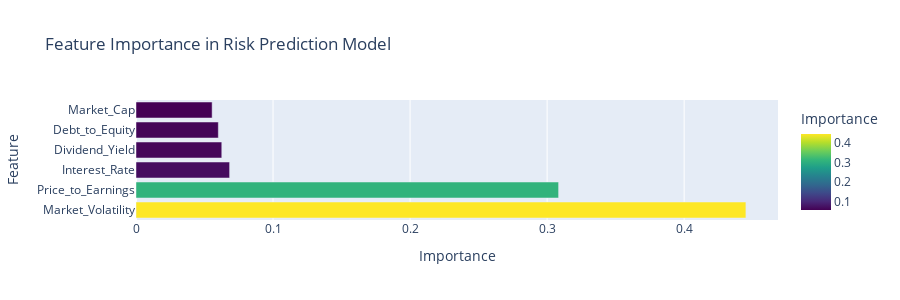

Notebook source saved alongside this figure:
### Markdown cell above
## Machine Learning-Based Investment Risk Assessment

Let's demonstrate how machine learning can be used to assess investment risk based on various factors.

### Code cell
# Create synthetic data for demonstration
np.random.seed(42)
n_samples = 1000

# Generate synthetic features
market_volatility = np.random.uniform(5, 30, n_samples)  # VIX index-like
price_to_earnings = np.random.uniform(10, 40, n_samples)  # P/E ratio
debt_to_equity = np.random.uniform(0.1, 2.0, n_samples)  # D/E ratio
dividend_yield = np.random.uniform(0, 7, n_samples)  # Dividend yield %
market_cap = np.random.uniform(1, 100, n_samples)  # In billions
interest_rate_environment = np.random.uniform(0, 8, n_samples)  # Interest rate %

# Create risk function (simplified for demonstration)
risk_score = (
    0.3 * market_volatility
    + 0.2 * price_to_earnings
    + 0.25 * debt_to_equity
    - 0.15 * dividend_yield
    - 0.1 * np.log(market_cap)
    + 0.2 * interest_rate_environment
)

# Normalize risk score
risk_score = (risk_score - np.min(risk_score)) / (np.max(risk_score) - np.min(risk_score)) * 100

# Create risk categories
risk_category = [
    "Low" if score < 33 else "Medium" if score < 66 else "High" for score in risk_score
]

# Create DataFrame
investment_data = pd.DataFrame(
    {
        "Market_Volatility": market_volatility,
        "Price_to_Earnings": price_to_earnings,
        "Debt_to_Equity": debt_to_equity,
        "Dividend_Yield": dividend_yield,
        "Market_Cap": market_cap,
        "Interest_Rate": interest_rate_environment,
        "Risk_Score": risk_score,
        "Risk_Category": risk_category,
    }
)

# Train a Random Forest Classifier
X = investment_data.drop(["Risk_Score", "Risk_Category"], axis=1)
y = investment_data["Risk_Category"]

X_train, X_test, y_train, y_test = train_test_split(X, y, test_size=0.3, random_state=42)
model = RandomForestClassifier(n_estimators=100, random_state=42)
model.fit(X_train, y_train)

# Evaluate the model
y_pred = model.predict(X_test)
accuracy = accuracy_score(y_test, y_pred)

# Feature importance
feature_importance = pd.DataFrame(
    {"Feature": X.columns, "Importance": model.feature_importances_}
).sort_values("Importance", ascending=False)

# Create widgets for user input
volatility_slider = widgets.FloatSlider(
    value=15,
    min=5,
    max=30,
    step=0.5,
    description="Market Volatility:",
    style={"description_width": "initial"},
)

pe_slider = widgets.FloatSlider(
    value=20,
    min=10,
    max=40,
    step=0.5,
    description="Price/Earnings:",
    style={"description_width": "initial"},
)

de_slider = widgets.FloatSlider(
    value=0.8,
    min=0.1,
    max=2.0,
    step=0.05,
    description="Debt/Equity:",
    style={"description_width": "initial"},
)

dividend_slider = widgets.FloatSlider(
    value=2.0,
    min=0,
    max=7,
    step=0.1,
    description="Dividend Yield (%):",
    style={"description_width": "initial"},
)

cap_slider = widgets.FloatSlider(
    value=20,
    min=1,
    max=100,
    step=1,
    description="Market Cap ($B):",
    style={"description_width": "initial"},
)

interest_slider = widgets.FloatSlider(
    value=3.0,
    min=0,
    max=8,
    step=0.25,
    description="Interest Rate (%):",
    style={"description_width": "initial"},
)

assess_button = widgets.Button(
    description="Assess Risk", button_style="primary", layout=widgets.Layout(width="200px")
)

risk_output = widgets.Output()


def assess_risk(b):
    with risk_output:
        clear_output()

        # Get input values
        input_features = pd.DataFrame(
            {
                "Market_Volatility": [volatility_slider.value],
                "Price_to_Earnings": [pe_slider.value],
                "Debt_to_Equity": [de_slider.value],
                "Dividend_Yield": [dividend_slider.value],
                "Market_Cap": [cap_slider.value],
                "Interest_Rate": [interest_slider.value],
            }
        )

        # Calculate risk score using the same formula
        risk_value = (
            0.3 * input_features["Market_Volatility"]
            + 0.2 * input_features["Price_to_Earnings"]
            + 0.25 * input_features["Debt_to_Equity"]
            - 0.15 * input_features["Dividend_Yield"]
            - 0.1 * np.log(input_features["Market_Cap"])
            + 0.2 * input_features["Interest_Rate"]
        )

        # Normalize using the same range as training data
        risk_min = np.min(risk_score)
        risk_max = np.max(risk_score)
        normalized_risk = (risk_value - risk_min) / (risk_max - risk_min) * 100
        normalized_risk = normalized_risk.values[0]

        # Use model to predict risk category
        predicted_category = model.predict(input_features)[0]

        # Get prediction probabilities
        prob = model.predict_proba(input_features)[0]
        prob_dict = {cat: prob[i] for i, cat in enumerate(model.classes_)}

        # Display results
        display(HTML(f"<h3>Investment Risk Assessment Results</h3>"))
        display(
            HTML(
                f"<p><b>Predicted Risk Category:</b> <span style='color: {'red' if predicted_category == 'High' else 'orange' if predicted_category == 'Medium' else 'green'}'>{predicted_category}</span></p>"
            )
        )
        display(HTML(f"<p><b>Calculated Risk Score:</b> {normalized_risk:.2f}/100</p>"))

        # Display probability breakdown
        display(HTML("<p><b>Probability Breakdown:</b></p>"))

        # Create probability bar chart
        fig = go.Figure()
        categories = list(prob_dict.keys())
        probabilities = list(prob_dict.values())
        colors = [
            "green" if cat == "Low" else "orange" if cat == "Medium" else "red"
            for cat in categories
        ]
        fig.add_trace(
            go.Bar(
                x=categories,
                y=probabilities,
                marker_color=colors,
                text=[f"{p*100:.1f}%" for p in probabilities],
                textposition="auto",
            )
        )
        fig.update_layout(
            title="Risk Category Probabilities",
            yaxis=dict(title="Probability", range=[0, 1]),
            height=300,
        )
        fig.show()

        # Create gauge chart for risk score
        gauge_fig = go.Figure()
        gauge_fig.add_trace(
            go.Indicator(
                mode="gauge+number",
                value=normalized_risk,
                title={"text": "Risk Score"},
                gauge={
                    "axis": {"range": [0, 100]},
                    "bar": {"color": "rgba(0,0,0,0)"},  # Make the bar transparent
                    "steps": [
                        {"range": [0, 33], "color": "rgba(0, 200, 0, 0.4)"},
                        {"range": [33, 66], "color": "rgba(255, 165, 0, 0.4)"},
                        {"range": [66, 100], "color": "rgba(255, 0, 0, 0.4)"},
                    ],
                    "threshold": {
                        "line": {"color": "black", "width": 3},
                        "thickness": 0.75,
                        "value": normalized_risk,
                    },
                },
            )
        )
        gauge_fig.update_layout(height=250)
        gauge_fig.show()

        # Feature importance for this prediction
        # Calculate SHAP values or simpler version for this demo
        feature_impact = {
            "Market_Volatility": 0.3 * input_features["Market_Volatility"].values[0],
            "Price_to_Earnings": 0.2 * input_features["Price_to_Earnings"].values[0],
            "Debt_to_Equity": 0.25 * input_features["Debt_to_Equity"].values[0],
            "Dividend_Yield": -0.15 * input_features["Dividend_Yield"].values[0],
            "Market_Cap": -0.1 * np.log(input_features["Market_Cap"].values[0]),
            "Interest_Rate": 0.2 * input_features["Interest_Rate"].values[0],
        }

        # Normalize impact values
        total_impact = sum(abs(v) for v in feature_impact.values())
        normalized_impact = {k: abs(v) / total_impact for k, v in feature_impact.items()}

        # Sort by absolute impact
        sorted_impact = sorted(normalized_impact.items(), key=lambda x: x[1], reverse=True)

        display(HTML("<p><b>Top Factors Influencing Risk:</b></p>"))
        fig_impact = go.Figure()
        fig_impact.add_trace(
            go.Bar(
                x=[f[0] for f in sorted_impact],
                y=[f[1] for f in sorted_impact],
                marker_color="steelblue",
                text=[f"{f[1]*100:.1f}%" for f in sorted_impact],
                textposition="auto",
            )
        )
        fig_impact.update_layout(title="Feature Impact on Risk Assessment", height=300)
        fig_impact.show()

        # Investment recommendation based on risk
        if predicted_category == "Low":
            recommendation = "This investment appears to have a low risk profile. It may be suitable for conservative investors or as part of a diversified portfolio."
        elif predicted_category == "Medium":
            recommendation = "This investment has a moderate risk profile. Consider balancing it with lower-risk assets and ensure it aligns with your overall risk tolerance."
        else:  # High
            recommendation = "This investment has a high risk profile. It may be appropriate for investors with high risk tolerance and long time horizons. Consider limiting exposure as part of a diversified portfolio."

        display(HTML(f"<p><b>Investment Recommendation:</b> {recommendation}</p>"))


assess_button.on_click(assess_risk)

# Display model performance
display(widgets.HTML(f"<h2>ML-Based Investment Risk Assessment</h2>"))
display(widgets.HTML(f"<p><i>Model accuracy on test data: {accuracy:.2%}</i></p>"))
display(widgets.HTML("<p>Adjust the parameters below to assess investment risk:</p>"))

# Create feature importance visualization
fi_fig = px.bar(
    feature_importance,
    x="Importance",
    y="Feature",
    orientation="h",
    title="Feature Importance in Risk Prediction Model",
    color="Importance",
    color_continuous_scale="Viridis",
)
fi_fig.update_layout(height=300)
fi_fig.show()

# Display widgets
display(
    widgets.VBox(
        [
            widgets.HTML("<p><b>Enter Investment Parameters:</b></p>"),
            widgets.HBox(
                [
                    widgets.VBox([volatility_slider, pe_slider, de_slider]),
                    widgets.VBox([dividend_slider, cap_slider, interest_slider]),
                ]
            ),
            assess_button,
            risk_output,
        ]
    )
)

# Initial assessment
assess_risk(None)

### Figure 1 — Plotly figure (JSON) as saved in the notebook; plotly's stock layout.template omitted (floating-point values rounded to 4 significant figures)
{"data": [{"alignmentgroup": "True", "hovertemplate": "Importance=%{marker.color}<br>Feature=%{y}<extra></extra>", "legendgroup": "", "marker": {"color": [0.4451, 0.3084, 0.06832, 0.0626, 0.06008, 0.05556], "coloraxis": "coloraxis", "pattern": {"shape": ""}}, "name": "", "offsetgroup": "", "orientation": "h", "showlegend": false, "textposition": "auto", "type": "bar", "x": [0.4451, 0.3084, 0.06832, 0.0626, 0.06008, 0.05556], "xaxis": "x", "y": ["Market_Volatility", "Price_to_Earnings", "Interest_Rate", "Dividend_Yield", "Debt_to_Equity", "Market_Cap"], "yaxis": "y"}], "layout": {"barmode": "relative", "coloraxis": {"colorbar": {"title": {"text": "Importance"}}, "colorscale": [[0, "#440154"], [0.1111, "#482878"], [0.2222, "#3e4989"], [0.3333, "#31688e"], [0.4444, "#26828e"], [0.5556, "#1f9e89"], [0.6667, "#35b779"], [0.7778, "#6ece58"], [0.8889, "#b5de2b"], [1, "#fde725"]]}, "height": 300, "legend": {"tracegroupgap": 0}, "title": {"text": "Feature Importance in Risk Prediction Model"}, "xaxis": {"anchor": "y", "domain": [0, 1], "title": {"text": "Importance"}}, "yaxis": {"anchor": "x", "domain": [0, 1], "title": {"text": "Feature"}}}}
